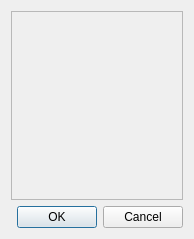
<?xml version="1.0" encoding="UTF-8"?>
<ui version="4.0">
 <class>VoteDialog</class>
 <widget class="QDialog" name="VoteDialog">
  <property name="geometry">
   <rect>
    <x>0</x>
    <y>0</y>
    <width>194</width>
    <height>239</height>
   </rect>
  </property>
  <property name="windowTitle">
   <string>Dialog</string>
  </property>
  <layout class="QVBoxLayout" name="verticalLayout">
   <item>
    <widget class="QScrollArea" name="scrollArea">
     <property name="widgetResizable">
      <bool>true</bool>
     </property>
     <widget class="QWidget" name="scrollAreaWidgetContents">
      <property name="geometry">
       <rect>
        <x>0</x>
        <y>0</y>
        <width>174</width>
        <height>186</height>
       </rect>
      </property>
     </widget>
    </widget>
   </item>
   <item>
    <widget class="QDialogButtonBox" name="buttonBox">
     <property name="orientation">
      <enum>Qt::Horizontal</enum>
     </property>
     <property name="standardButtons">
      <set>QDialogButtonBox::Cancel|QDialogButtonBox::Ok</set>
     </property>
    </widget>
   </item>
  </layout>
 </widget>
 <resources/>
 <connections>
  <connection>
   <sender>buttonBox</sender>
   <signal>accepted()</signal>
   <receiver>VoteDialog</receiver>
   <slot>accept()</slot>
   <hints>
    <hint type="sourcelabel">
     <x>248</x>
     <y>254</y>
    </hint>
    <hint type="destinationlabel">
     <x>157</x>
     <y>274</y>
    </hint>
   </hints>
  </connection>
  <connection>
   <sender>buttonBox</sender>
   <signal>rejected()</signal>
   <receiver>VoteDialog</receiver>
   <slot>reject()</slot>
   <hints>
    <hint type="sourcelabel">
     <x>316</x>
     <y>260</y>
    </hint>
    <hint type="destinationlabel">
     <x>286</x>
     <y>274</y>
    </hint>
   </hints>
  </connection>
 </connections>
</ui>
